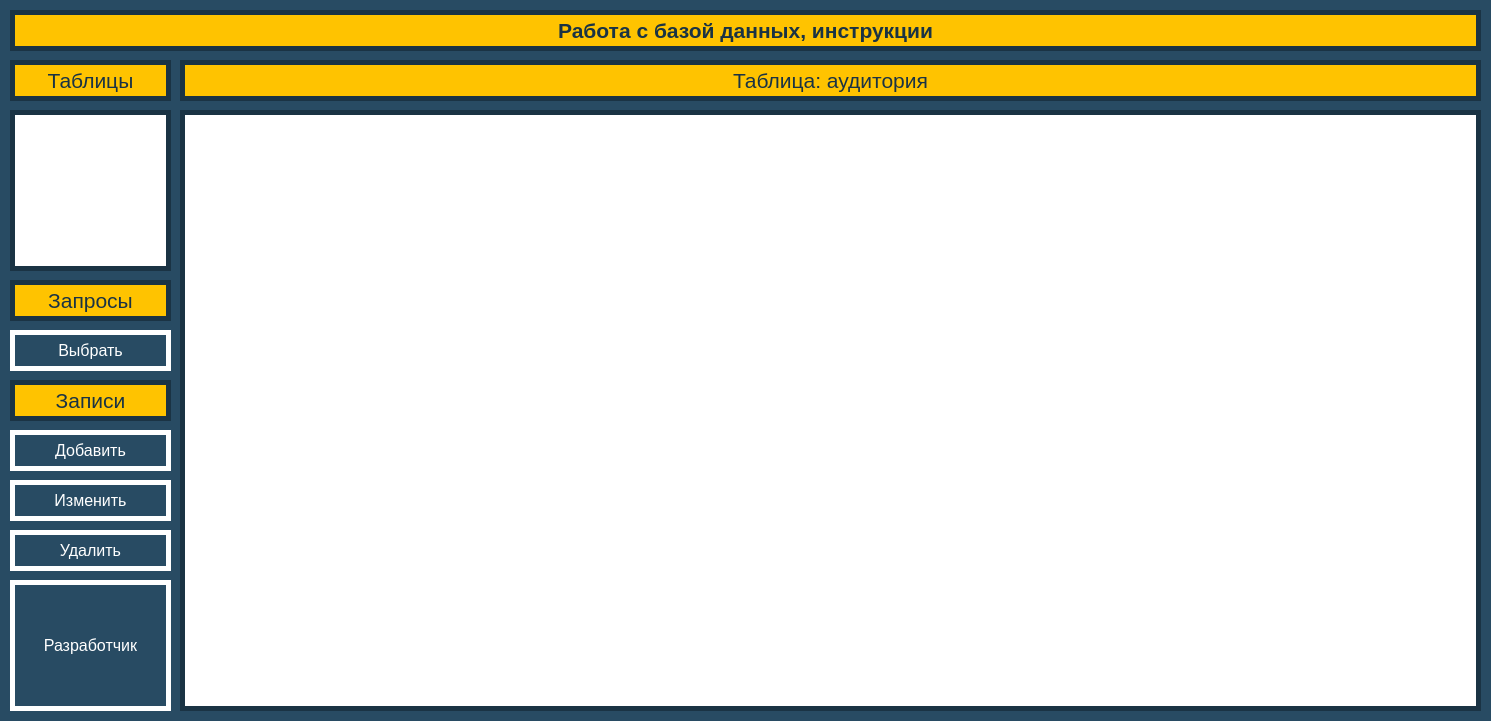
<?xml version="1.0" encoding="UTF-8"?>
<ui version="4.0">
 <class>MainWindow</class>
 <widget class="QMainWindow" name="MainWindow">
  <property name="geometry">
   <rect>
    <x>0</x>
    <y>0</y>
    <width>1491</width>
    <height>721</height>
   </rect>
  </property>
  <property name="minimumSize">
   <size>
    <width>1491</width>
    <height>721</height>
   </size>
  </property>
  <property name="maximumSize">
   <size>
    <width>1491</width>
    <height>721</height>
   </size>
  </property>
  <property name="windowTitle">
   <string>База данных, инструкции</string>
  </property>
  <property name="styleSheet">
   <string notr="true">QMainWindow#MainWindow {

	background-color: #284B63;
}</string>
  </property>
  <widget class="QWidget" name="centralwidget">
   <widget class="QTableView" name="tableView">
    <property name="geometry">
     <rect>
      <x>180</x>
      <y>110</y>
      <width>1301</width>
      <height>601</height>
     </rect>
    </property>
    <property name="maximumSize">
     <size>
      <width>99999</width>
      <height>16777215</height>
     </size>
    </property>
    <property name="styleSheet">
     <string notr="true">QTableView {

	border: 5px solid #1A3344;
	selection-background-color: #185680;
}

QTableView QTableCornerButton::section {

    background: #284B63;
}

QHeaderView::section {

    background-color: #284B63;
    color: white;
	border: 1px solid #1A3344;
    font-size: 12px;
}

QHeaderView::section:checked {

    background-color: #DB1921;
    color: #FFFFFF;
    font-weight: bold;
}
</string>
    </property>
   </widget>
   <widget class="QPushButton" name="addingButton">
    <property name="geometry">
     <rect>
      <x>10</x>
      <y>430</y>
      <width>161</width>
      <height>41</height>
     </rect>
    </property>
    <property name="font">
     <font>
      <pointsize>12</pointsize>
     </font>
    </property>
    <property name="styleSheet">
     <string notr="true">QPushButton#addingButton {

	background-color: #284B63;
	color: #FFFFFF;
	border: 5px solid #FFFFFF;
}
QPushButton#addingButton:hover {

	background-color: #FFFFFF;
	color: #1A3344;
	border: 5px solid #1A3344;
}
QPushButton#addingButton:pressed {

	background-color: #DB1921;
	color: #FFFFFF;
	border: 5px solid #1A3344;
}
</string>
    </property>
    <property name="text">
     <string>Добавить</string>
    </property>
   </widget>
   <widget class="QListWidget" name="tablesListWidget">
    <property name="geometry">
     <rect>
      <x>10</x>
      <y>110</y>
      <width>161</width>
      <height>161</height>
     </rect>
    </property>
    <property name="font">
     <font>
      <pointsize>12</pointsize>
     </font>
    </property>
    <property name="styleSheet">
     <string notr="true">QListWidget#tablesListWidget {

	border: 5px solid #1A3344;
}

QListWidget::item {

	background-color: #FFFFFF;
}

QListWidget::item::hover {

	background-color: #185680;
    color: #FFFFFF;
}

QListView::item:selected {

	background-color: #284B63;
    color: #FFFFFF;
}</string>
    </property>
   </widget>
   <widget class="QLabel" name="headText">
    <property name="geometry">
     <rect>
      <x>10</x>
      <y>10</y>
      <width>1471</width>
      <height>41</height>
     </rect>
    </property>
    <property name="font">
     <font>
      <pointsize>16</pointsize>
      <weight>75</weight>
      <bold>true</bold>
     </font>
    </property>
    <property name="styleSheet">
     <string notr="true">QLabel#headText {

	background-color: #FFC300;
	color: #1A3344;
	border: 5px solid #1A3344;
}</string>
    </property>
    <property name="text">
     <string>Работа с базой данных, инструкции</string>
    </property>
    <property name="alignment">
     <set>Qt::AlignCenter</set>
    </property>
   </widget>
   <widget class="QLabel" name="tableHead">
    <property name="geometry">
     <rect>
      <x>180</x>
      <y>60</y>
      <width>1301</width>
      <height>41</height>
     </rect>
    </property>
    <property name="font">
     <font>
      <pointsize>16</pointsize>
      <weight>50</weight>
      <bold>false</bold>
     </font>
    </property>
    <property name="styleSheet">
     <string notr="true">QLabel#tableHead {

	background-color: #FFC300;
	color: #1A3344;
	border: 5px solid #1A3344;
}</string>
    </property>
    <property name="text">
     <string>Таблица: аудитория</string>
    </property>
    <property name="alignment">
     <set>Qt::AlignCenter</set>
    </property>
   </widget>
   <widget class="QPushButton" name="deleteButton">
    <property name="geometry">
     <rect>
      <x>10</x>
      <y>530</y>
      <width>161</width>
      <height>41</height>
     </rect>
    </property>
    <property name="font">
     <font>
      <pointsize>12</pointsize>
     </font>
    </property>
    <property name="styleSheet">
     <string notr="true">QPushButton#deleteButton {

	background-color: #284B63;
	color: #FFFFFF;
	border: 5px solid #FFFFFF;
}
QPushButton#deleteButton:hover {

	background-color: #FFFFFF;
	color: #1A3344;
	border: 5px solid #1A3344;
}
QPushButton#deleteButton:pressed {

	background-color: #DB1921;
	color: #FFFFFF;
	border: 5px solid #1A3344;
}
</string>
    </property>
    <property name="text">
     <string>Удалить</string>
    </property>
   </widget>
   <widget class="QPushButton" name="changeButton">
    <property name="geometry">
     <rect>
      <x>10</x>
      <y>480</y>
      <width>161</width>
      <height>41</height>
     </rect>
    </property>
    <property name="font">
     <font>
      <pointsize>12</pointsize>
     </font>
    </property>
    <property name="styleSheet">
     <string notr="true">QPushButton#changeButton {

	background-color: #284B63;
	color: #FFFFFF;
	border: 5px solid #FFFFFF;
}
QPushButton#changeButton:hover {

	background-color: #FFFFFF;
	color: #1A3344;
	border: 5px solid #1A3344;
}
QPushButton#changeButton:pressed {

	background-color: #DB1921;
	color: #FFFFFF;
	border: 5px solid #1A3344;
}
</string>
    </property>
    <property name="text">
     <string>Изменить</string>
    </property>
   </widget>
   <widget class="QLabel" name="toolsHead">
    <property name="geometry">
     <rect>
      <x>10</x>
      <y>380</y>
      <width>161</width>
      <height>41</height>
     </rect>
    </property>
    <property name="font">
     <font>
      <pointsize>16</pointsize>
     </font>
    </property>
    <property name="styleSheet">
     <string notr="true">QLabel#toolsHead {

	background-color: #FFC300;
	color: #1A3344;
	border: 5px solid #1A3344;
}</string>
    </property>
    <property name="text">
     <string>Записи</string>
    </property>
    <property name="alignment">
     <set>Qt::AlignCenter</set>
    </property>
   </widget>
   <widget class="QLabel" name="tablesHead">
    <property name="geometry">
     <rect>
      <x>10</x>
      <y>60</y>
      <width>161</width>
      <height>41</height>
     </rect>
    </property>
    <property name="font">
     <font>
      <pointsize>16</pointsize>
     </font>
    </property>
    <property name="styleSheet">
     <string notr="true">QLabel#tablesHead {

	background-color: #FFC300;
	color: #1A3344;
	border: 5px solid #1A3344;
}</string>
    </property>
    <property name="text">
     <string>Таблицы</string>
    </property>
    <property name="alignment">
     <set>Qt::AlignCenter</set>
    </property>
   </widget>
   <widget class="QLabel" name="requestsHead">
    <property name="geometry">
     <rect>
      <x>10</x>
      <y>280</y>
      <width>161</width>
      <height>41</height>
     </rect>
    </property>
    <property name="font">
     <font>
      <pointsize>16</pointsize>
     </font>
    </property>
    <property name="styleSheet">
     <string notr="true">QLabel#requestsHead {

	background-color: #FFC300;
	color: #1A3344;
	border: 5px solid #1A3344;
}</string>
    </property>
    <property name="text">
     <string>Запросы</string>
    </property>
    <property name="alignment">
     <set>Qt::AlignCenter</set>
    </property>
   </widget>
   <widget class="QPushButton" name="infoButton">
    <property name="geometry">
     <rect>
      <x>10</x>
      <y>580</y>
      <width>161</width>
      <height>131</height>
     </rect>
    </property>
    <property name="font">
     <font>
      <pointsize>12</pointsize>
     </font>
    </property>
    <property name="styleSheet">
     <string notr="true">QPushButton#infoButton {

	background-color: #284B63;
	color: #FFFFFF;
	border: 5px solid #FFFFFF;
}
QPushButton#infoButton:hover {

	background-color: #FFFFFF;
	color: #1A3344;
	border: 5px solid #1A3344;
}
QPushButton#infoButton:pressed {

	background-color: #DB1921;
	color: #FFFFFF;
	border: 5px solid #1A3344;
}
</string>
    </property>
    <property name="text">
     <string>Разработчик</string>
    </property>
   </widget>
   <widget class="QPushButton" name="requestsButton">
    <property name="geometry">
     <rect>
      <x>10</x>
      <y>330</y>
      <width>161</width>
      <height>41</height>
     </rect>
    </property>
    <property name="font">
     <font>
      <pointsize>12</pointsize>
     </font>
    </property>
    <property name="styleSheet">
     <string notr="true">QPushButton#requestsButton {

	background-color: #284B63;
	color: #FFFFFF;
	border: 5px solid #FFFFFF;
}
QPushButton#requestsButton:hover {

	background-color: #FFFFFF;
	color: #1A3344;
	border: 5px solid #1A3344;
}
QPushButton#requestsButton:pressed {

	background-color: #DB1921;
	color: #FFFFFF;
	border: 5px solid #1A3344;
}
</string>
    </property>
    <property name="text">
     <string>Выбрать</string>
    </property>
   </widget>
  </widget>
 </widget>
 <resources/>
 <connections/>
</ui>
